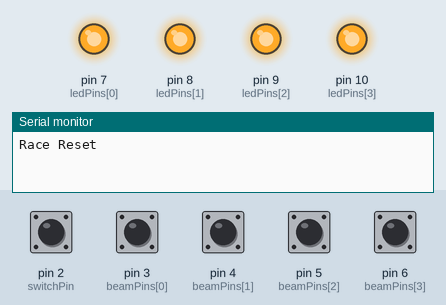
Bench run of a sketch on a simulated Arduino Uno, built with avr-gcc and run on an emulated ATmega328P. On the bench: output pins drawn as LEDs (lit = HIGH), the last lines printed to the serial monitor. Inputs (shaded band) come from the test bench; at power-on: pin 2 (switchPin), pin 3 (beamPins[0]), pin 4 (beamPins[1]), pin 5 (beamPins[2]), pin 6 (beamPins[3]) HIGH.

Above: at 1.2 s.
1.3 s: pin 3 (beamPins[0]) pulled LOW for 0.15 s
At 1.37 s:
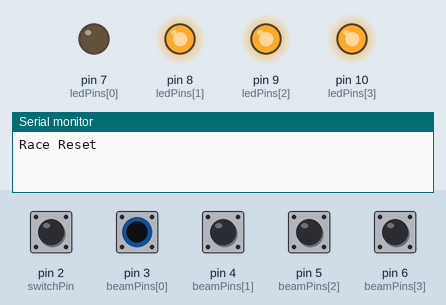
2.9 s: pin 4 (beamPins[1]) pulled LOW for 0.15 s
At 2.97 s:
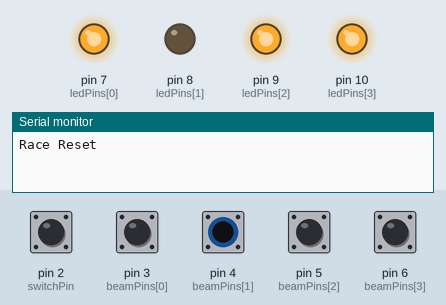
4.5 s: pin 5 (beamPins[2]) pulled LOW for 0.15 s
At 4.57 s:
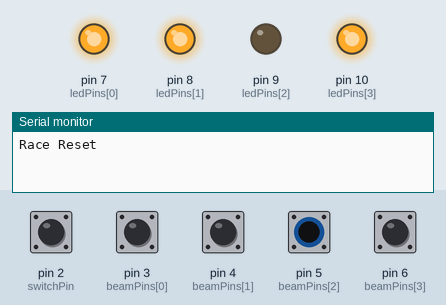
6.1 s: pin 6 (beamPins[3]) pulled LOW for 0.15 s
At 6.17 s:
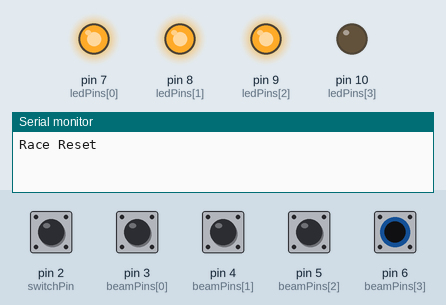
7.7 s: pin 2 (switchPin) pulled LOW for 0.15 s
9.3 s: pin 2 (switchPin) driven LOW and pin 3 (beamPins[0]) driven LOW and pin 4 (beamPins[1]) driven LOW and pin 5 (beamPins[2]) driven LOW and pin 6 (beamPins[3]) driven LOW
At 9.8 s:
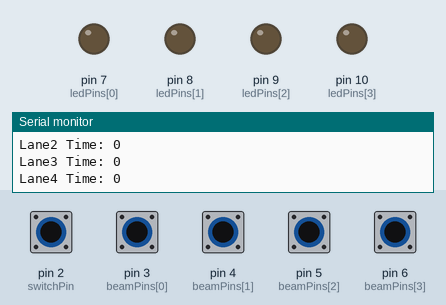
Timing chart, 0 to 11.8 s (numbered marks = the images above; inputs shaded):
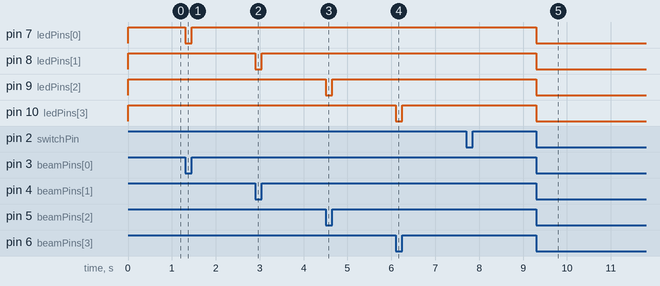

The sketch:

AwanaTimingGateArduino.ino
```cpp
// ------------------------------------------------------------
// Awana Timing Gate – Final Combined Version
// ------------------------------------------------------------
// Behavior:
// - On power-up: system is NOT armed, no serial prints
// - When switchPin goes LOW (closed): print "Race Reset" once
// - Only after a reset can a race start
// - When switchPin goes HIGH (open): print "Race Started" once
// - Each lane timer runs independently until beam breaks
// ------------------------------------------------------------

// Pin definitions
const int switchPin = 2;                 // Normally closed switch
const int beamPins[4] = {3, 4, 5, 6};    // Beam sensor inputs
const int ledPins[4]  = {7, 8, 9, 10};   // LEDs showing beam status

unsigned long startTimes[4];
unsigned long elapsedTimes[4];
bool timerRunning[4];
int timerlatch[4];

int racestartlatch = 0;
int timerresetlatch = 0;

bool systemArmed = false;   // Must reset once before racing allowed

void setup() {
  Serial.begin(9600);

  pinMode(switchPin, INPUT); // Normally closed switch

  for (int i = 0; i < 4; i++) {
    pinMode(beamPins[i], INPUT_PULLUP);
    pinMode(ledPins[i], OUTPUT);
    timerRunning[i] = false;
    elapsedTimes[i] = 0;
    timerlatch[i] = 0;
  }
}

void loop() {
  bool switchOpen = (digitalRead(switchPin) == LOW);
  // LOW = switch open (race position)
  // HIGH = switch closed (reset position)

  // ------------------------------------------------------------
  // RESET STATE (switch closed)
  // ------------------------------------------------------------
  if (!switchOpen) {

    // Print Race Reset exactly once per reset
    if (timerresetlatch == 0) {
      Serial.println("Race Reset");
      timerresetlatch = 1;
    }

    // Arm the system on first reset
    if (!systemArmed) {
      systemArmed = true;
    }

    // Reset race state
    racestartlatch = 0;

    for (int i = 0; i < 4; i++) {
      elapsedTimes[i] = 0;
      timerRunning[i] = false;
      timerlatch[i] = 0;
    }

    // Beam indicator LEDs
    for (int i = 0; i < 4; i++) {
      if (digitalRead(beamPins[i]) == LOW) {
        digitalWrite(ledPins[i], LOW);
      } else {
        digitalWrite(ledPins[i], HIGH);
      }
    }

    return; // Stay in reset until switch opens
  }

  // ------------------------------------------------------------
  // RACE STATE (switch open)
  // ------------------------------------------------------------

  // Do NOT allow race to start unless system has been reset once
  if (!systemArmed) {
    return;
  }

  // Allow next reset to print again
  timerresetlatch = 0;

  // Print Race Started exactly once
  if (racestartlatch == 0) {
    Serial.println("Race Started");
    racestartlatch = 1;
  }

  // Start timers for all lanes that haven't started yet
  for (int i = 0; i < 4; i++) {
    if (!timerRunning[i]) {
      startTimes[i] = millis();
      timerRunning[i] = true;
    }
  }

  // Check beams for finish times
  for (int i = 0; i < 4; i++) {
    if (timerRunning[i] &&
        digitalRead(beamPins[i]) == LOW &&
        timerlatch[i] == 0) {

      elapsedTimes[i] = millis() - startTimes[i];
      timerRunning[i] = false;

      Serial.print("Lane");
      Serial.print(i + 1);
      Serial.print(" Time: ");
      Serial.println(elapsedTimes[i]);

      timerlatch[i] = 1;
      digitalWrite(ledPins[i], LOW);
    }
  }
}
```

Measured:
- after the input at 1.3 s, pin 7 (ledPins[0]): HIGH → LOW at once, → HIGH 0.15 s later
- after the input at 2.9 s, pin 8 (ledPins[1]): HIGH → LOW at once, → HIGH 0.15 s later
- after the input at 4.5 s, pin 9 (ledPins[2]): HIGH → LOW at once, → HIGH 0.15 s later
- after the input at 6.1 s, pin 10 (ledPins[3]): HIGH → LOW at once, → HIGH 0.15 s later
- after the input at 9.3 s, pin 7 (ledPins[0]), pin 8 (ledPins[1]), pin 9 (ledPins[2]), pin 10 (ledPins[3]): HIGH → LOW at once
